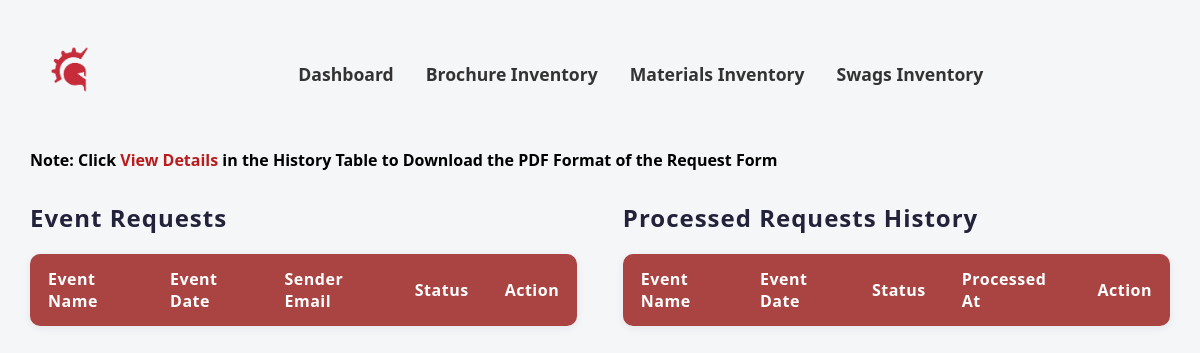
Page /admin/admin_request.php (signed in) on the earlier database version.
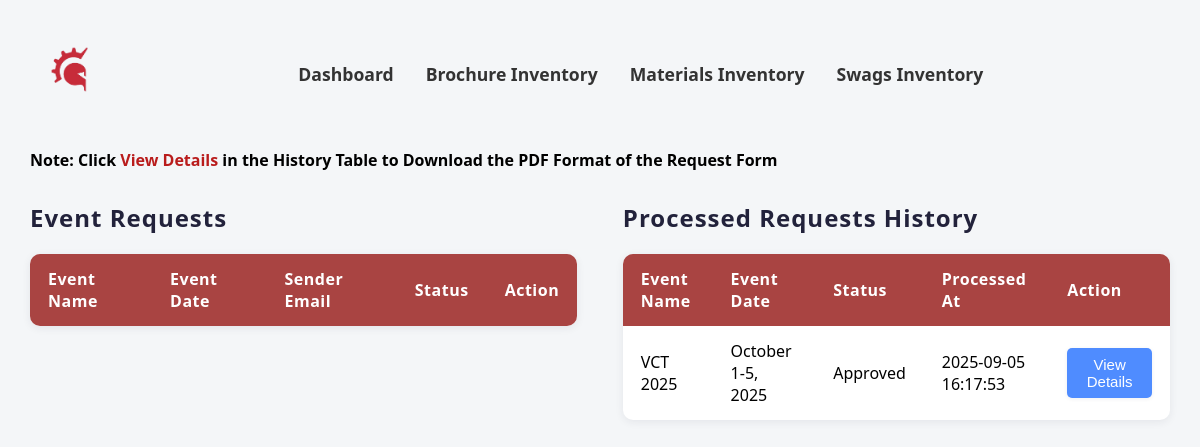
Same page on the later database version.
### tables this page shows
CREATE TABLE `event_form_history` (
  `event_form_id` int(11) NOT NULL,
  `event_name` varchar(255) DEFAULT NULL,
  `event_title` varchar(255) DEFAULT NULL,
  `event_date` varchar(100) DEFAULT NULL,
  `event_duration` varchar(100) NOT NULL,
  `sender_email` varchar(255) DEFAULT NULL,
  `date_time_ingress` datetime DEFAULT NULL,
  `date_time_egress` datetime DEFAULT NULL,
  `claiming_id` varchar(255) DEFAULT NULL,
  `place` varchar(255) DEFAULT NULL,
  `location` varchar(255) DEFAULT NULL,
  `sponsorship_budg` varchar(20) NOT NULL,
  `amount` int(11) DEFAULT NULL,
  `target_audience` varchar(255) DEFAULT NULL,
  `number_audience` varchar(255) DEFAULT NULL,
  `set_up` enum('Yes','No','','') DEFAULT NULL,
  `booth_size` varchar(255) DEFAULT NULL,
  `booth_inclusion` varchar(255) DEFAULT NULL,
  `number_tables` int(11) DEFAULT NULL,
  `number_chairs` int(11) DEFAULT NULL,
  `speaking_slot` varchar(20) DEFAULT NULL,
  `speaker_name` varchar(50) DEFAULT NULL,
  `date_time` datetime DEFAULT NULL,
  `duration` varchar(50) DEFAULT NULL,
  `topic` varchar(255) DEFAULT NULL,
  `technical_team` varchar(255) DEFAULT NULL,
  `technical_task` varchar(255) DEFAULT NULL,
  `trainer_needed` varchar(255) DEFAULT NULL,
  `trainer_task` varchar(255) DEFAULT NULL,
  `provide_materials` varchar(255) DEFAULT NULL,
  `requested_by` varchar(100) NOT NULL,
  `created_at` datetime DEFAULT NULL,
  `request_status` varchar(50) DEFAULT NULL,
  `processed_at` datetime DEFAULT NULL,
  `user_id` int(11) DEFAULT NULL,
  `request_mats` int(11) DEFAULT NULL
);

### admin/admin_request.php (the view, shortened to what the changed rows need)
<?php
$connection = CONNECTIVITY();
function fetch_requested_materials($connection, $mat_id) {
    $materials = [];
    return $materials;
}
function fetch_team_members($connection, $event_form_id, $is_history = false) {
    $members = [];
    if ($event_form_id) {
        if ($is_history) {
            $stmt = mysqli_prepare($connection, "SELECT attendee_name FROM team_history WHERE event_form_id = ?");
        } else {
            $stmt = mysqli_prepare($connection, "SELECT attendee_name FROM team WHERE event_form_id = ?");
        }
        mysqli_stmt_bind_param($stmt, "i", $event_form_id);
        mysqli_stmt_execute($stmt);
        $result = mysqli_stmt_get_result($stmt);
        while ($row = mysqli_fetch_assoc($result)) {
            $members[] = $row['attendee_name'];
        }
    }
    return $members;
}
function fetch_accommodation_transportation($connection, $event_form_id) {
    $info = [];
    if ($event_form_id) {
        $stmt = mysqli_prepare($connection, "SELECT * FROM accommodation_transportation WHERE event_form_id = ?");
        mysqli_stmt_bind_param($stmt, "i", $event_form_id);
        mysqli_stmt_execute($stmt);
        $result = mysqli_stmt_get_result($stmt);
        $row = mysqli_fetch_assoc($result);
    }
    return $info;
}
$history_per_page = 10;
$history_page = isset($_GET['history_page']) ? max(1, intval($_GET['history_page'])) : 1;
$history_offset = ($history_page - 1) * $history_per_page;
$history_query = "SELECT h.event_form_id, h.event_name, h.event_title, h.event_date,
    COALESCE(h.sender_email, u.email) AS sender_email,
    h.date_time_ingress, h.date_time_egress, h.place, h.location, h.sponsorship_budg,
    h.target_audience, h.number_audience, h.set_up, h.booth_size, h.booth_inclusion,
    h.number_tables, h.number_chairs, h.speaking_slot, h.date_time, h.topic,
    h.technical_team, h.trainer_needed, h.trainer_task, h.provide_materials,
    h.created_at, h.user_id, h.request_mats, h.request_status, h.processed_at,
    h.event_duration,h.claiming_id,h.amount, h.duration, h.speaker_name, h.technical_task,
    h.requested_by,h.contact_person,h.contact_number, h.other_attendee
    FROM event_form_history h
    LEFT JOIN users u ON h.user_id = u.user_id
    ORDER BY h.processed_at DESC LIMIT ? OFFSET ?";
$stmt = mysqli_prepare($connection, $history_query);
mysqli_stmt_bind_param($stmt, "ii", $history_per_page, $history_offset);
mysqli_stmt_execute($stmt);
$history_result = mysqli_stmt_get_result($stmt);
$history_requests = [];
while ($row = mysqli_fetch_assoc($history_result)) {
    $row['requested_materials'] = fetch_requested_materials($connection, intval($row['request_mats']));
    $row['team_members'] = fetch_team_members($connection, intval($row['event_form_id']), true);
    $row['accommodation_transportation'] = fetch_accommodation_transportation($connection, intval($row['event_form_id']));
    $history_requests[] = $row;
}
?>
<!DOCTYPE html>
<html lang="en">
<head>
    <link rel="stylesheet" href="../CSS/admin_request.css">
</head>
<body>
    <div class="tables-flex">
        <div class="table-container">
            <h2>Event Requests</h2>
            <table>
                <thead>
                    <tr>
                        <th>Event Name</th>
                        <th>Event Date</th>
                        <th>Sender Email</th>
                        <th>Status</th>
                        <th>Action</th>
                    </tr>
                </thead>
            </table>
        </div>
        <div class="table-container">
            <h2>Processed Requests History</h2>
            <table>
                <thead>
                    <tr>
                        <th>Event Name</th>
                        <th>Event Date</th>
                        <th>Status</th>
                        <th>Processed At</th>
                        <th>Action</th>
                    </tr>
                </thead>
                <tbody>
                <?php foreach($history_requests as $row): ?>
                    <tr>
                        <td><?= htmlspecialchars($row['event_name']); ?></td>
                        <td><?= htmlspecialchars($row['event_date']); ?></td>
                        <td><?= htmlspecialchars($row['request_status']); ?></td>
                        <td><?= htmlspecialchars($row['processed_at']); ?></td>
                        <td>
                            <button
                                class="view-request"
                                data-request='<?= json_encode($row, JSON_HEX_TAG | JSON_HEX_APOS | JSON_HEX_QUOT | JSON_HEX_AMP); ?>'
                                data-materials='<?= json_encode($row['requested_materials'], JSON_HEX_TAG | JSON_HEX_APOS | JSON_HEX_QUOT | JSON_HEX_AMP); ?>'
                            >View Details</button>
                        </td>
                    </tr>
                <?php endforeach; ?>
                </tbody>
            </table>
    </div>
</body>
</html>

Differences in the rows shown:
added event_form_history: event_name "VCT 2025", event_date "October 1-5, 2025", request_status "Approved", processed_at "2025-09-05 16:17:53"
